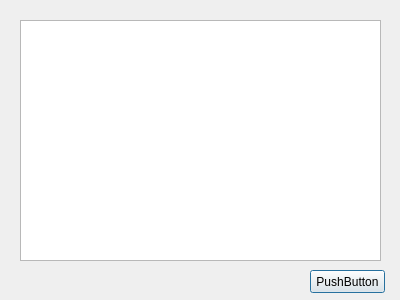
<?xml version="1.0" encoding="UTF-8"?>
<ui version="4.0">
 <class>Dialog</class>
 <widget class="QDialog" name="Dialog">
  <property name="geometry">
   <rect>
    <x>0</x>
    <y>0</y>
    <width>400</width>
    <height>300</height>
   </rect>
  </property>
  <property name="windowTitle">
   <string>Dialog</string>
  </property>
  <widget class="QTextEdit" name="textEdit">
   <property name="geometry">
    <rect>
     <x>20</x>
     <y>20</y>
     <width>361</width>
     <height>241</height>
    </rect>
   </property>
  </widget>
  <widget class="QPushButton" name="pbClose">
   <property name="geometry">
    <rect>
     <x>310</x>
     <y>270</y>
     <width>75</width>
     <height>23</height>
    </rect>
   </property>
   <property name="text">
    <string>PushButton</string>
   </property>
  </widget>
 </widget>
 <resources/>
 <connections/>
</ui>
